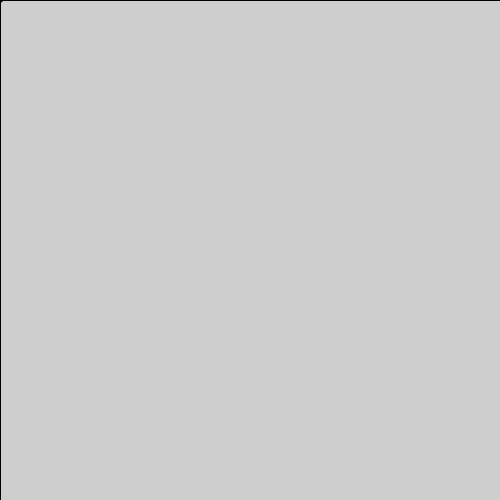
Frame 1 (no input)
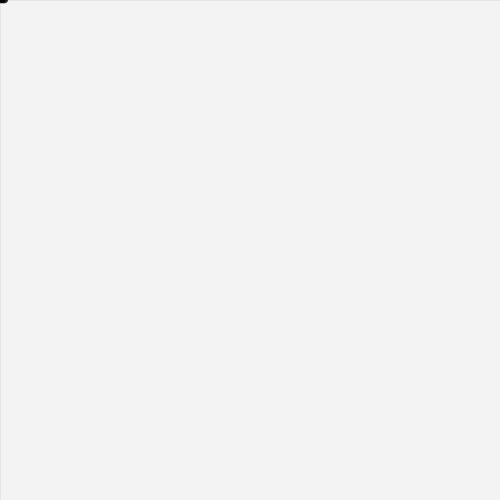
Frame 60 (the mouse pressed at the canvas centre just before this capture)
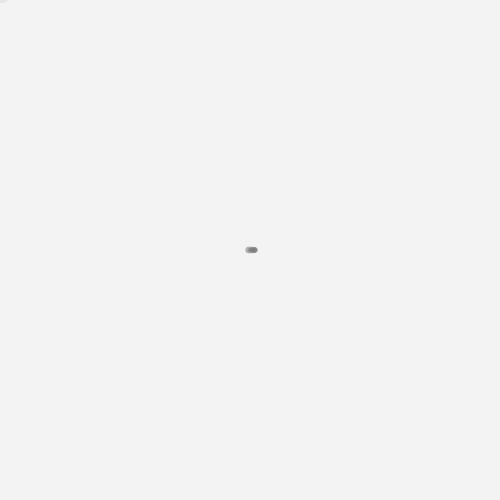
Frame 120 (the mouse held since frame 60 and released just before this capture)

The Processing sketch that drew these frames (run headless with seeded random() and noise(); from frame 60 on, the mouse is pressed at the canvas centre):

// Processing sketch: processing_10949
// ── processing_10949.pde

Pou myPour;

void setup() {
 size(500, 500);
 smooth();
 myPour = new Pou(); 
}

void draw()  {
  fill(255, 10);
  rect(0, 0, width, height); 
  myPour.grow();

}

class Pou {

  void grow() {
    
    float x = mouseX + random(2);
    float y = mouseY;
    noStroke();
    float dia = random(2 + random(5), 5);
    fill(mouseY/2);
    ellipse(x + random(-2, 4), y, dia, dia);
  }
  
}
